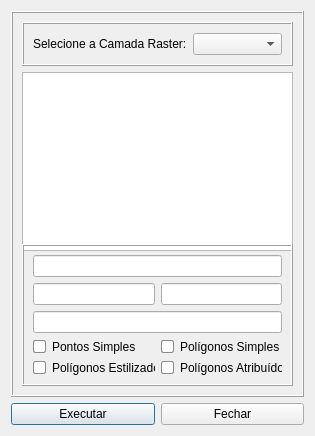
<?xml version="1.0" encoding="UTF-8"?>
<ui version="4.0">
 <class>ExtrairCotasMDTDialog</class>
 <widget class="QDialog" name="ExtrairCotasMDTDialog">
  <property name="geometry">
   <rect>
    <x>0</x>
    <y>0</y>
    <width>315</width>
    <height>436</height>
   </rect>
  </property>
  <property name="minimumSize">
   <size>
    <width>315</width>
    <height>436</height>
   </size>
  </property>
  <property name="maximumSize">
   <size>
    <width>315</width>
    <height>436</height>
   </size>
  </property>
  <property name="windowTitle">
   <string>Dialog</string>
  </property>
  <property name="windowIcon">
   <iconset>
    <normaloff>../icones/cotasmdt.png</normaloff>../icones/cotasmdt.png</iconset>
  </property>
  <property name="modal">
   <bool>false</bool>
  </property>
  <layout class="QGridLayout" name="gridLayout_4">
   <item row="0" column="0" colspan="2">
    <widget class="QFrame" name="frame_3">
     <property name="frameShape">
      <enum>QFrame::Shape::Box</enum>
     </property>
     <property name="frameShadow">
      <enum>QFrame::Shadow::Raised</enum>
     </property>
     <layout class="QGridLayout" name="gridLayout_3">
      <item row="0" column="0">
       <widget class="QFrame" name="frame">
        <property name="frameShape">
         <enum>QFrame::Shape::Box</enum>
        </property>
        <property name="frameShadow">
         <enum>QFrame::Shadow::Raised</enum>
        </property>
        <layout class="QGridLayout" name="gridLayout">
         <item row="0" column="0">
          <widget class="QLabel" name="label">
           <property name="text">
            <string>Selecione a Camada Raster:</string>
           </property>
          </widget>
         </item>
         <item row="0" column="1">
          <widget class="QComboBox" name="comboBoxRaster"/>
         </item>
        </layout>
       </widget>
      </item>
      <item row="1" column="0">
       <widget class="QGraphicsView" name="graphicsViewRaster">
        <property name="minimumSize">
         <size>
          <width>0</width>
          <height>179</height>
         </size>
        </property>
       </widget>
      </item>
      <item row="2" column="0">
       <widget class="QFrame" name="frame_2">
        <property name="frameShape">
         <enum>QFrame::Shape::Box</enum>
        </property>
        <property name="frameShadow">
         <enum>QFrame::Shadow::Raised</enum>
        </property>
        <layout class="QGridLayout" name="gridLayout_2">
         <item row="1" column="1">
          <widget class="QLineEdit" name="lineEditQuantidade"/>
         </item>
         <item row="3" column="1">
          <widget class="QCheckBox" name="checkboxPoligonos">
           <property name="styleSheet">
            <string notr="true">QCheckBox::indicator {
    width: 11px;  /* Aumentei um pouco o tamanho para melhor visualização */
    height: 11px;
    border-radius: 2px; /* Cantos ligeiramente arredondados */
    background-color: #ffffff; /* Cor de fundo padrão */
    border: 1px solid #8a8a8a; /* Borda padrão */
    transition: all 0.2s ease; /* Suaviza as transições */
}

QCheckBox::indicator:hover {
    background-color: #7eafff; /* Azul suave ao passar o mouse */
    border: 1px solid #8a8a8a; /* Borda padrão ao passar o mouse */
    border-radius: 2px; /* Mantém os cantos arredondados */
}

QCheckBox::indicator:checked {
    width: 11px;  /* Aumenta um pouco o tamanho para melhor visualização */
    height: 11px;
    background-color: #0000ff; /* Azul mais forte ao ser clicado */
    border: 1px solid #00007f; /* Borda Azul escura ao ser clicado */
    border-radius: 3px; /* Mantém os cantos arredondados */
    box-shadow: inset 0px 4px 8px rgba(255, 0, 0, 0.5); /* Sombra interna para efeito 3D */
}
</string>
           </property>
           <property name="text">
            <string>Polígonos Simples</string>
           </property>
          </widget>
         </item>
         <item row="4" column="0">
          <widget class="QCheckBox" name="checkboxEstilizada">
           <property name="styleSheet">
            <string notr="true">QCheckBox::indicator {
    width: 11px;             /* Tamanho do quadradinho */
    height: 11px;
    border-radius: 2px;      /* Cantos arredondados */
    background-color: #ffffff; /* Cor de fundo padrão */
    border: 1px solid #8a8a8a; /* Borda cinza padrão */
    transition: all 0.2s ease; /* Suaviza as transições */
}

QCheckBox::indicator:hover {
    background-color: #FFB3FF; /* Magenta suave ao passar o mouse */
    border: 1px solid #8a8a8a; 
    border-radius: 2px;
}

QCheckBox::indicator:checked {
    width: 11px;
    height: 11px;
    background-color: #FF00FF;   /* Magenta ao ser marcado */
    border: 1px solid #B300B3;   /* Borda magenta mais escura */
    border-radius: 3px;
    box-shadow: inset 0px 4px 8px rgba(255, 0, 255, 0.5); /* Sombra interna em magenta */
}
</string>
           </property>
           <property name="text">
            <string>Polígonos Estilizados</string>
           </property>
          </widget>
         </item>
         <item row="4" column="1">
          <widget class="QCheckBox" name="checkboxAtribuida">
           <property name="styleSheet">
            <string notr="true">QCheckBox::indicator {
    width: 11px;  /* Aumenta um pouco o tamanho para melhor visualização */
    height: 11px;
    border-radius: 2px; /* Cantos ligeiramente arredondados */
    background-color: #ffffff; /* Cor de fundo padrão */
    border: 1px solid #8a8a8a; /* Borda padrão */
    transition: all 0.2s ease; /* Suaviza as transições */
}

QCheckBox::indicator:hover {
    background-color: #ff9898; /* Vermelho suave ao passar o mouse */
    border: 1px solid #8a8a8a; /* Borda padrão ao passar o mouse */
    border-radius: 2px; /* Mantém os cantos arredondados */
}

QCheckBox::indicator:checked {
    width: 11px;  /* Aumentei um pouco o tamanho para melhor visualização */
    height: 11px;
    background-color: #ff6666; /* Vermelho mais forte ao ser clicado */
    border: 1px solid #cc0000; /* Borda vermelha escura ao ser clicado */
    border-radius: 3px; /* Mantém os cantos arredondados */
    box-shadow: inset 0px 4px 8px rgba(255, 0, 0, 0.5); /* Sombra interna para efeito 3D */
}
</string>
           </property>
           <property name="text">
            <string>Polígonos Atribuídos</string>
           </property>
          </widget>
         </item>
         <item row="1" column="0">
          <widget class="QLineEdit" name="lineEditResolucao"/>
         </item>
         <item row="3" column="0">
          <widget class="QCheckBox" name="checkboxPontos">
           <property name="styleSheet">
            <string notr="true">QCheckBox::indicator {
    width: 11px;  /* Aumentei um pouco o tamanho para melhor visualização */
    height: 11px;
    border-radius: 2px; /* Cantos ligeiramente arredondados */
    background-color: #ffffff; /* Cor de fundo padrão */
    border: 1px solid #8a8a8a; /* Borda padrão */
    transition: all 0.2s ease; /* Suaviza as transições */
}

QCheckBox::indicator:hover {
    background-color: #aaff7f; /* Verde suave ao passar o mouse */
    border: 1px solid #8a8a8a; /* Borda padrão ao passar o mouse */
    border-radius: 2px; /* Mantém os cantos arredondados */
}

QCheckBox::indicator:checked {
    width: 11px;  /* Aumentei um pouco o tamanho para melhor visualização */
    height: 11px;
    background-color: #00ff00; /* Verde mais forte ao ser clicado */
    border: 1px solid #65964b; /* Borda verde escura ao ser clicado */
    border-radius: 3px; /* Mantém os cantos arredondados */
    box-shadow: inset 0px 4px 8px rgba(255, 0, 0, 0.5); /* Sombra interna para efeito 3D */
}</string>
           </property>
           <property name="text">
            <string>Pontos Simples</string>
           </property>
          </widget>
         </item>
         <item row="2" column="0" colspan="2">
          <widget class="QLineEdit" name="lineEditAreaRaster"/>
         </item>
         <item row="0" column="0" colspan="2">
          <widget class="QLineEdit" name="lineEditSistemaReferencia"/>
         </item>
        </layout>
       </widget>
      </item>
     </layout>
    </widget>
   </item>
   <item row="1" column="0">
    <widget class="QPushButton" name="okButton">
     <property name="styleSheet">
      <string notr="true">QPushButton {
    /* Mantém o estilo original do botão */
    transition: all 0.2s ease; /* Suaviza todas as transições de estado */
}

QPushButton:hover {
    background-color: qlineargradient(spread:pad, x1:0, y1:0, x2:0, y2:1, stop:0 #80dfff, stop:1 #66c2ff); /* Gradiente suave em tons de azul malibu */
    border: 1px solid #3399ff; /* Borda azul malibu mais escura */
    border-radius: 4px; /* Cantos arredondados */
    box-shadow: 0px 4px 8px rgba(102, 194, 255, 0.8); /* Sombra azul malibu brilhante e levemente deslocada para dar profundidade */
}

QPushButton:pressed {
    background-color: qlineargradient(spread:pad, x1:0, y1:0, x2:0, y2:1, stop:0 #66c2ff, stop:1 #3399ff); /* Gradiente mais escuro para efeito pressionado */
    border: 1px solid #007acc; /* Borda azul malibu ainda mais escura */
    box-shadow: inset 0px 4px 8px rgba(102, 194, 255, 0.8); /* Sombra interna para dar a impressão de que o botão foi pressionado */
    transform: scale(0.98); /* Leve redução no tamanho para simular o pressionar */
}
</string>
     </property>
     <property name="text">
      <string>Executar</string>
     </property>
    </widget>
   </item>
   <item row="1" column="1">
    <widget class="QPushButton" name="cancelButton">
     <property name="styleSheet">
      <string notr="true">QPushButton {
    /* Mantém o estilo original do botão */
    transition: all 0.2s ease; /* Suaviza todas as transições de estado */
}

QPushButton:hover {
    background-color: qlineargradient(spread:pad, x1:0, y1:0, x2:0, y2:1, stop:0 #ffcccc, stop:1 #ff9999); /* Gradiente suave em tons de vermelho claro */
    border: 1px solid #ff6666; /* Borda vermelha mais escura */
    border-radius: 4px; /* Cantos arredondados */
    box-shadow: 0px 4px 8px rgba(255, 0, 0, 0.8); /* Sombra vermelha brilhante e levemente deslocada para dar profundidade */
}

QPushButton:pressed {
    background-color: qlineargradient(spread:pad, x1:0, y1:0, x2:0, y2:1, stop:0 #ff9999, stop:1 #ff6666); /* Gradiente mais escuro para efeito pressionado */
    border: 1px solid #cc0000; /* Borda vermelha ainda mais escura */
    box-shadow: inset 0px 4px 8px rgba(255, 0, 0, 0.8); /* Sombra interna para dar a impressão de que o botão foi pressionado */
    transform: scale(0.98); /* Leve redução no tamanho para simular o pressionar */
}
</string>
     </property>
     <property name="text">
      <string>Fechar</string>
     </property>
    </widget>
   </item>
  </layout>
 </widget>
 <resources/>
 <connections/>
</ui>
